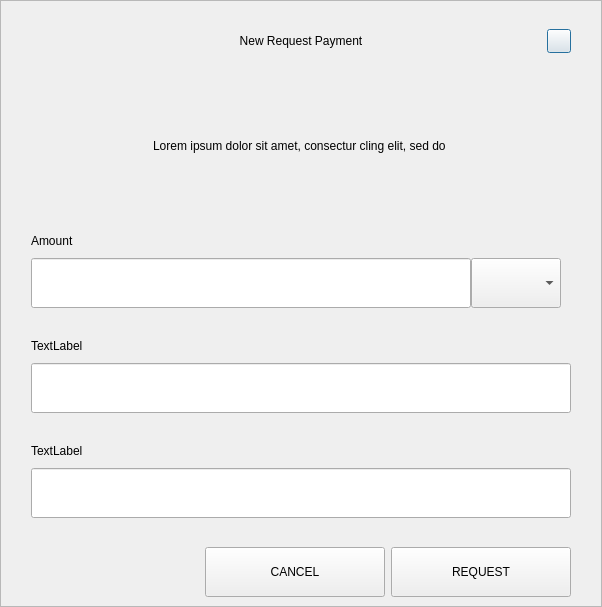
<?xml version="1.0" encoding="UTF-8"?>
<ui version="4.0">
 <class>RequestDialog</class>
 <widget class="QDialog" name="RequestDialog">
  <property name="geometry">
   <rect>
    <x>0</x>
    <y>0</y>
    <width>602</width>
    <height>607</height>
   </rect>
  </property>
  <property name="windowTitle">
   <string>Dialog</string>
  </property>
  <layout class="QVBoxLayout" name="verticalLayout_5">
   <property name="spacing">
    <number>0</number>
   </property>
   <property name="leftMargin">
    <number>0</number>
   </property>
   <property name="topMargin">
    <number>0</number>
   </property>
   <property name="rightMargin">
    <number>0</number>
   </property>
   <property name="bottomMargin">
    <number>0</number>
   </property>
   <item>
    <widget class="QFrame" name="frame">
     <property name="styleSheet">
      <string notr="true"/>
     </property>
     <property name="frameShape">
      <enum>QFrame::StyledPanel</enum>
     </property>
     <property name="frameShadow">
      <enum>QFrame::Raised</enum>
     </property>
     <layout class="QVBoxLayout" name="verticalLayout_4" stretch="1,0,0">
      <property name="spacing">
       <number>0</number>
      </property>
      <property name="leftMargin">
       <number>30</number>
      </property>
      <property name="topMargin">
       <number>20</number>
      </property>
      <property name="rightMargin">
       <number>30</number>
      </property>
      <property name="bottomMargin">
       <number>0</number>
      </property>
      <item>
       <layout class="QHBoxLayout" name="horizontalLayout_3">
        <property name="spacing">
         <number>0</number>
        </property>
        <item>
         <spacer name="horizontalSpacer_21">
          <property name="orientation">
           <enum>Qt::Horizontal</enum>
          </property>
          <property name="sizeHint" stdset="0">
           <size>
            <width>40</width>
            <height>20</height>
           </size>
          </property>
         </spacer>
        </item>
        <item>
         <widget class="QLabel" name="labelTitle">
          <property name="minimumSize">
           <size>
            <width>0</width>
            <height>40</height>
           </size>
          </property>
          <property name="maximumSize">
           <size>
            <width>16777215</width>
            <height>40</height>
           </size>
          </property>
          <property name="styleSheet">
           <string notr="true">padding-left:24px;</string>
          </property>
          <property name="text">
           <string>New Request Payment</string>
          </property>
          <property name="alignment">
           <set>Qt::AlignCenter</set>
          </property>
          <property name="margin">
           <number>7</number>
          </property>
         </widget>
        </item>
        <item>
         <spacer name="horizontalSpacer">
          <property name="orientation">
           <enum>Qt::Horizontal</enum>
          </property>
          <property name="sizeHint" stdset="0">
           <size>
            <width>40</width>
            <height>20</height>
           </size>
          </property>
         </spacer>
        </item>
        <item>
         <widget class="QPushButton" name="btnEsc">
          <property name="minimumSize">
           <size>
            <width>24</width>
            <height>24</height>
           </size>
          </property>
          <property name="maximumSize">
           <size>
            <width>24</width>
            <height>24</height>
           </size>
          </property>
          <property name="text">
           <string/>
          </property>
         </widget>
        </item>
       </layout>
      </item>
      <item>
       <widget class="QStackedWidget" name="stack">
        <property name="minimumSize">
         <size>
          <width>540</width>
          <height>0</height>
         </size>
        </property>
        <property name="maximumSize">
         <size>
          <width>540</width>
          <height>16777215</height>
         </size>
        </property>
        <property name="currentIndex">
         <number>0</number>
        </property>
        <widget class="QWidget" name="page_1">
         <property name="minimumSize">
          <size>
           <width>540</width>
           <height>0</height>
          </size>
         </property>
         <property name="maximumSize">
          <size>
           <width>540</width>
           <height>16777215</height>
          </size>
         </property>
         <layout class="QVBoxLayout" name="layout1">
          <property name="spacing">
           <number>0</number>
          </property>
          <property name="leftMargin">
           <number>0</number>
          </property>
          <property name="topMargin">
           <number>0</number>
          </property>
          <property name="rightMargin">
           <number>0</number>
          </property>
          <property name="bottomMargin">
           <number>0</number>
          </property>
          <item>
           <spacer name="verticalSpacer_21">
            <property name="orientation">
             <enum>Qt::Vertical</enum>
            </property>
            <property name="sizeType">
             <enum>QSizePolicy::Fixed</enum>
            </property>
            <property name="sizeHint" stdset="0">
             <size>
              <width>20</width>
              <height>30</height>
             </size>
            </property>
           </spacer>
          </item>
          <item alignment="Qt::AlignHCenter">
           <widget class="QLabel" name="labelMessage">
            <property name="minimumSize">
             <size>
              <width>400</width>
              <height>50</height>
             </size>
            </property>
            <property name="text">
             <string>Lorem ipsum dolor sit amet, consectur cling elit, sed do </string>
            </property>
            <property name="alignment">
             <set>Qt::AlignCenter</set>
            </property>
            <property name="wordWrap">
             <bool>true</bool>
            </property>
           </widget>
          </item>
          <item alignment="Qt::AlignBottom">
           <widget class="QWidget" name="containerAmount" native="true">
            <layout class="QVBoxLayout" name="verticalLayout">
             <property name="spacing">
              <number>9</number>
             </property>
             <property name="leftMargin">
              <number>0</number>
             </property>
             <property name="topMargin">
              <number>0</number>
             </property>
             <property name="rightMargin">
              <number>0</number>
             </property>
             <property name="bottomMargin">
              <number>0</number>
             </property>
             <item>
              <widget class="QLabel" name="labelSubtitleAmount">
               <property name="minimumSize">
                <size>
                 <width>350</width>
                 <height>16</height>
                </size>
               </property>
               <property name="maximumSize">
                <size>
                 <width>16777215</width>
                 <height>16</height>
                </size>
               </property>
               <property name="text">
                <string>Amount</string>
               </property>
              </widget>
             </item>
             <item alignment="Qt::AlignTop">
              <widget class="QWidget" name="layoutAmount" native="true">
               <layout class="QHBoxLayout" name="horizontalLayout" stretch="2,0">
                <property name="spacing">
                 <number>0</number>
                </property>
                <property name="leftMargin">
                 <number>0</number>
                </property>
                <property name="topMargin">
                 <number>0</number>
                </property>
                <property name="rightMargin">
                 <number>0</number>
                </property>
                <property name="bottomMargin">
                 <number>0</number>
                </property>
                <item>
                 <widget class="QLineEdit" name="lineEditAmount">
                  <property name="minimumSize">
                   <size>
                    <width>0</width>
                    <height>50</height>
                   </size>
                  </property>
                  <property name="maximumSize">
                   <size>
                    <width>16777215</width>
                    <height>50</height>
                   </size>
                  </property>
                 </widget>
                </item>
                <item>
                 <widget class="QWidget" name="comboContainer" native="true">
                  <property name="minimumSize">
                   <size>
                    <width>100</width>
                    <height>50</height>
                   </size>
                  </property>
                  <property name="maximumSize">
                   <size>
                    <width>16777215</width>
                    <height>50</height>
                   </size>
                  </property>
                  <layout class="QHBoxLayout" name="horizontalLayout_31">
                   <property name="spacing">
                    <number>0</number>
                   </property>
                   <property name="leftMargin">
                    <number>0</number>
                   </property>
                   <property name="topMargin">
                    <number>0</number>
                   </property>
                   <property name="rightMargin">
                    <number>10</number>
                   </property>
                   <property name="bottomMargin">
                    <number>0</number>
                   </property>
                   <item>
                    <widget class="QComboBox" name="comboBoxCoin">
                     <property name="minimumSize">
                      <size>
                       <width>0</width>
                       <height>50</height>
                      </size>
                     </property>
                     <property name="maximumSize">
                      <size>
                       <width>16777215</width>
                       <height>50</height>
                      </size>
                     </property>
                    </widget>
                   </item>
                  </layout>
                 </widget>
                </item>
               </layout>
              </widget>
             </item>
            </layout>
           </widget>
          </item>
          <item>
           <spacer name="verticalSpacer_31">
            <property name="orientation">
             <enum>Qt::Vertical</enum>
            </property>
            <property name="sizeType">
             <enum>QSizePolicy::Fixed</enum>
            </property>
            <property name="sizeHint" stdset="0">
             <size>
              <width>20</width>
              <height>30</height>
             </size>
            </property>
           </spacer>
          </item>
          <item>
           <layout class="QVBoxLayout" name="verticalLayoutLabel">
            <property name="spacing">
             <number>9</number>
            </property>
            <item>
             <widget class="QLabel" name="labelSubtitleLabel">
              <property name="minimumSize">
               <size>
                <width>0</width>
                <height>16</height>
               </size>
              </property>
              <property name="maximumSize">
               <size>
                <width>16777215</width>
                <height>16</height>
               </size>
              </property>
              <property name="text">
               <string>TextLabel</string>
              </property>
             </widget>
            </item>
            <item>
             <widget class="QLineEdit" name="lineEditLabel">
              <property name="minimumSize">
               <size>
                <width>0</width>
                <height>50</height>
               </size>
              </property>
              <property name="maximumSize">
               <size>
                <width>16777215</width>
                <height>50</height>
               </size>
              </property>
             </widget>
            </item>
           </layout>
          </item>
          <item>
           <spacer name="verticalSpacer_34">
            <property name="orientation">
             <enum>Qt::Vertical</enum>
            </property>
            <property name="sizeType">
             <enum>QSizePolicy::Fixed</enum>
            </property>
            <property name="sizeHint" stdset="0">
             <size>
              <width>20</width>
              <height>30</height>
             </size>
            </property>
           </spacer>
          </item>
          <item>
           <layout class="QVBoxLayout" name="verticalLayoutDescription">
            <property name="spacing">
             <number>9</number>
            </property>
            <item>
             <widget class="QLabel" name="labelSubtitleDescription">
              <property name="minimumSize">
               <size>
                <width>0</width>
                <height>16</height>
               </size>
              </property>
              <property name="maximumSize">
               <size>
                <width>16777215</width>
                <height>16</height>
               </size>
              </property>
              <property name="text">
               <string>TextLabel</string>
              </property>
             </widget>
            </item>
            <item>
             <widget class="QLineEdit" name="lineEditDescription">
              <property name="minimumSize">
               <size>
                <width>0</width>
                <height>50</height>
               </size>
              </property>
              <property name="maximumSize">
               <size>
                <width>16777215</width>
                <height>50</height>
               </size>
              </property>
             </widget>
            </item>
            <item>
             <spacer name="verticalSpacer_4">
              <property name="orientation">
               <enum>Qt::Vertical</enum>
              </property>
              <property name="sizeType">
               <enum>QSizePolicy::Fixed</enum>
              </property>
              <property name="sizeHint" stdset="0">
               <size>
                <width>20</width>
                <height>20</height>
               </size>
              </property>
             </spacer>
            </item>
           </layout>
          </item>
         </layout>
        </widget>
        <widget class="QWidget" name="page_2">
         <layout class="QVBoxLayout" name="layout2">
          <item>
           <spacer name="verticalSpacer_5">
            <property name="orientation">
             <enum>Qt::Vertical</enum>
            </property>
            <property name="sizeType">
             <enum>QSizePolicy::Fixed</enum>
            </property>
            <property name="sizeHint" stdset="0">
             <size>
              <width>20</width>
              <height>50</height>
             </size>
            </property>
           </spacer>
          </item>
          <item alignment="Qt::AlignHCenter">
           <widget class="QLabel" name="labelQrImg">
            <property name="minimumSize">
             <size>
              <width>260</width>
              <height>260</height>
             </size>
            </property>
            <property name="maximumSize">
             <size>
              <width>260</width>
              <height>260</height>
             </size>
            </property>
            <property name="text">
             <string/>
            </property>
            <property name="alignment">
             <set>Qt::AlignCenter</set>
            </property>
           </widget>
          </item>
          <item>
           <spacer name="verticalSpacer_2">
            <property name="orientation">
             <enum>Qt::Vertical</enum>
            </property>
            <property name="sizeType">
             <enum>QSizePolicy::Fixed</enum>
            </property>
            <property name="sizeHint" stdset="0">
             <size>
              <width>20</width>
              <height>30</height>
             </size>
            </property>
           </spacer>
          </item>
          <item alignment="Qt::AlignHCenter">
           <widget class="QLabel" name="labelAddress">
            <property name="text">
             <string>T1vRy83SQgA1zrW16hjcHJtcfip5krtqfU </string>
            </property>
           </widget>
          </item>
          <item>
           <spacer name="verticalSpacer_32">
            <property name="orientation">
             <enum>Qt::Vertical</enum>
            </property>
            <property name="sizeType">
             <enum>QSizePolicy::Expanding</enum>
            </property>
            <property name="sizeHint" stdset="0">
             <size>
              <width>20</width>
              <height>20</height>
             </size>
            </property>
           </spacer>
          </item>
          <item>
           <layout class="QHBoxLayout" name="horizontal">
            <property name="leftMargin">
             <number>20</number>
            </property>
            <property name="rightMargin">
             <number>20</number>
            </property>
            <property name="bottomMargin">
             <number>20</number>
            </property>
            <item>
             <spacer name="horizontalSpacer_4">
              <property name="orientation">
               <enum>Qt::Horizontal</enum>
              </property>
              <property name="sizeHint" stdset="0">
               <size>
                <width>40</width>
                <height>20</height>
               </size>
              </property>
             </spacer>
            </item>
            <item>
             <widget class="QPushButton" name="btnCopyAddress">
              <property name="minimumSize">
               <size>
                <width>180</width>
                <height>50</height>
               </size>
              </property>
              <property name="text">
               <string>COPY ADDRESS</string>
              </property>
             </widget>
            </item>
            <item>
             <widget class="QPushButton" name="btnCopyUrl">
              <property name="minimumSize">
               <size>
                <width>180</width>
                <height>50</height>
               </size>
              </property>
              <property name="text">
               <string>COPY URL</string>
              </property>
             </widget>
            </item>
            <item>
             <spacer name="horizontalSpacer_2">
              <property name="orientation">
               <enum>Qt::Horizontal</enum>
              </property>
              <property name="sizeHint" stdset="0">
               <size>
                <width>40</width>
                <height>20</height>
               </size>
              </property>
             </spacer>
            </item>
           </layout>
          </item>
         </layout>
        </widget>
       </widget>
      </item>
      <item>
       <widget class="QWidget" name="buttonsStack" native="true">
        <layout class="QHBoxLayout" name="horizontalLayout_5">
         <property name="leftMargin">
          <number>20</number>
         </property>
         <property name="rightMargin">
          <number>0</number>
         </property>
         <item>
          <spacer name="horizontalSpacer_41">
           <property name="orientation">
            <enum>Qt::Horizontal</enum>
           </property>
           <property name="sizeHint" stdset="0">
            <size>
             <width>40</width>
             <height>20</height>
            </size>
           </property>
          </spacer>
         </item>
         <item>
          <widget class="QPushButton" name="btnCancel">
           <property name="minimumSize">
            <size>
             <width>180</width>
             <height>50</height>
            </size>
           </property>
           <property name="text">
            <string>CANCEL</string>
           </property>
          </widget>
         </item>
         <item>
          <widget class="QPushButton" name="btnSave">
           <property name="minimumSize">
            <size>
             <width>180</width>
             <height>50</height>
            </size>
           </property>
           <property name="text">
            <string>REQUEST</string>
           </property>
          </widget>
         </item>
        </layout>
       </widget>
      </item>
     </layout>
    </widget>
   </item>
  </layout>
 </widget>
 <resources/>
 <connections/>
</ui>
